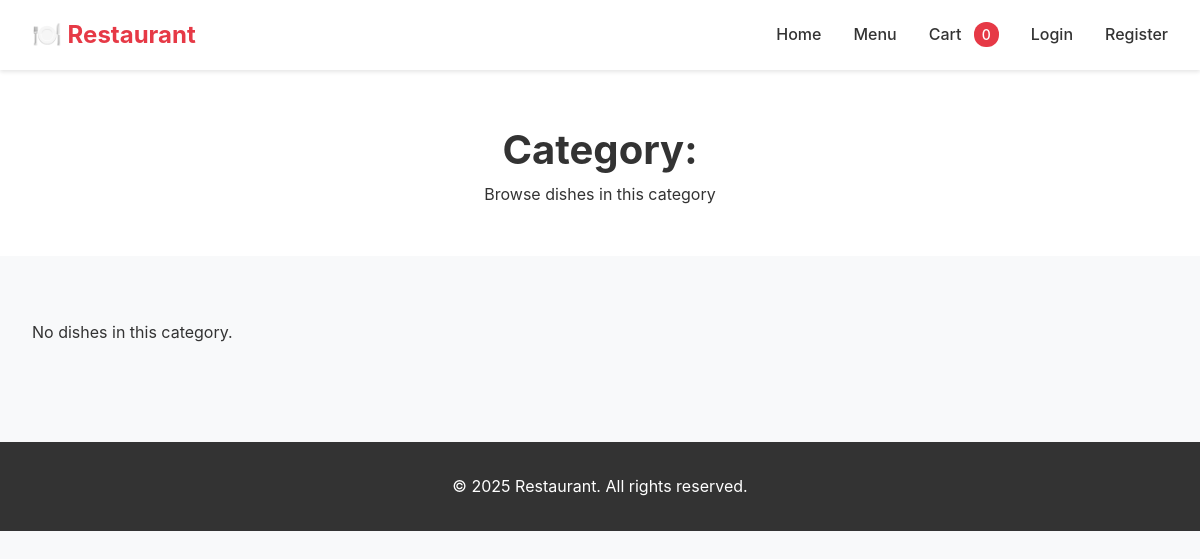
The page /menu/category/1/ on the database as committed earlier.
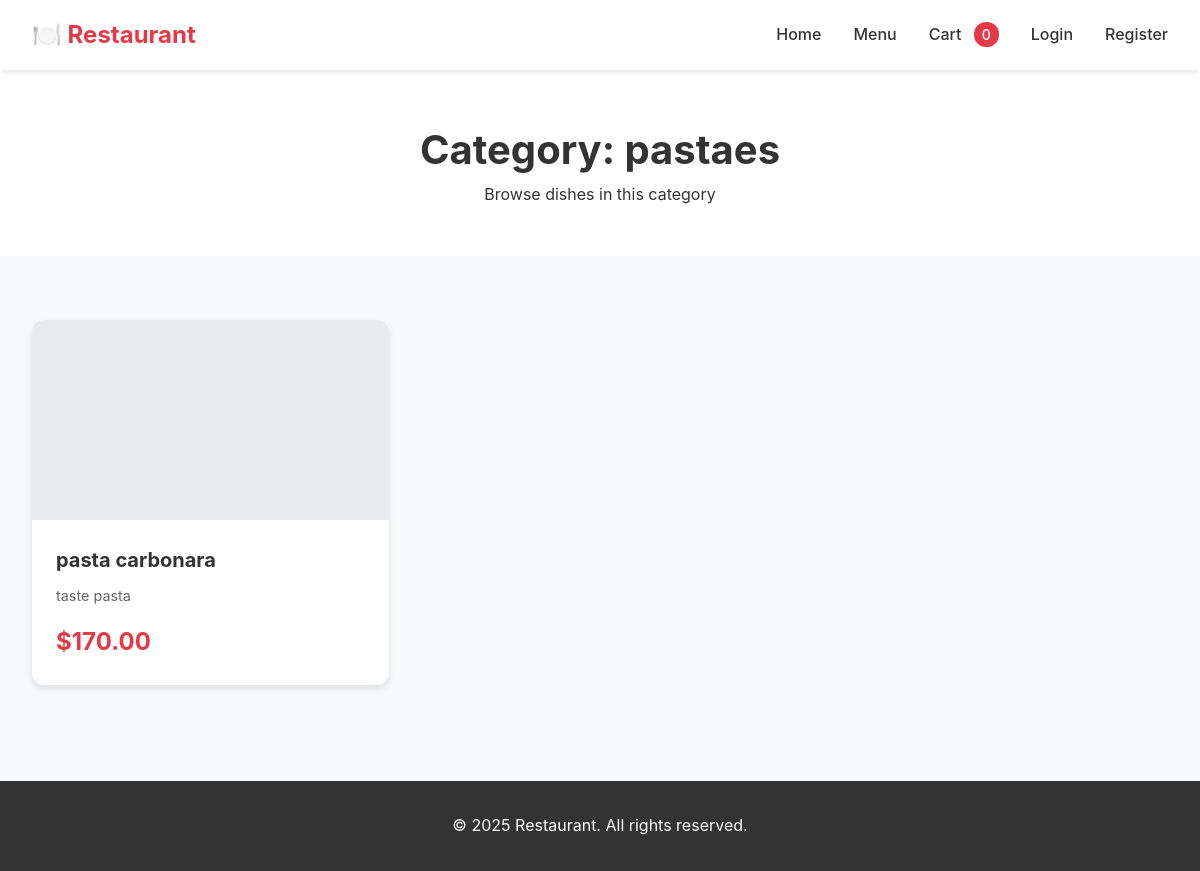
The same page on the database as committed later.
### restoraunt_app/models.py (models this page shows, shortened)
class Dish(models.Model):
    category = models.ForeignKey(Category, on_delete=models.CASCADE, related_name="dishes")
    name = models.CharField(max_length=200)
    description = models.TextField()
    ingredients = models.TextField()
    image = models.ImageField(upload_to="dishes/", blank=True, null=True)
    price = models.DecimalField(max_digits=7, decimal_places=2)
    is_available = models.BooleanField(default=True)
    created_at = models.DateTimeField(default=timezone.now)

class Category(models.Model):
    name = models.CharField(max_length=100, unique=True)
    description = models.TextField(blank=True)

### restoraunt_app/views.py (the view)
# urls.py: path("menu/category/<int:category_id>/", MenuByCategoryView.as_view(), name="menu_by_category"),
class MenuByCategoryView(ListView):
    template_name = "menu/menu_category.html"
    context_object_name = "dishes"
    def get_queryset(self):
        category_id = self.kwargs["category_id"]
        return Dish.objects.filter(category_id=category_id)

### restoraunt_app/templates/menu/menu_category.html (shortened to what this page needs)
{% extends "base.html" %}
{% block content %}
<div class="page-header">
    <h1>Category: {{ dishes.0.category.name }}</h1>
    <p>Browse dishes in this category</p>
</div>
<div class="container">
    <div class="dish-grid">
        {% for dish in dishes %}
        <a href="{% url 'dish_detail' dish.id %}" class="dish-card">
            {% if dish.image %}
            <img src="{{ dish.image.url }}" alt="{{ dish.name }}" class="dish-image">
            {% else %}
            <div class="dish-image"></div>
            {% endif %}
            <div class="dish-content">
                <h3 class="dish-name">{{ dish.name }}</h3>
                <p class="dish-description">{{ dish.description }}</p>
                <div class="dish-footer">
                    <span class="dish-price">${{ dish.price }}</span>
                </div>
            </div>
        </a>
        {% empty %}
        <p>No dishes in this category.</p>
        {% endfor %}
    </div>
</div>
{% endblock %}

Rows that differ between the two databases and show on the page:
added Dish: category.name "pastaes", name "pasta carbonara", description "taste pasta", price "170.00"
Other text that changed with them:
text no longer shown: "No dishes in this category."
